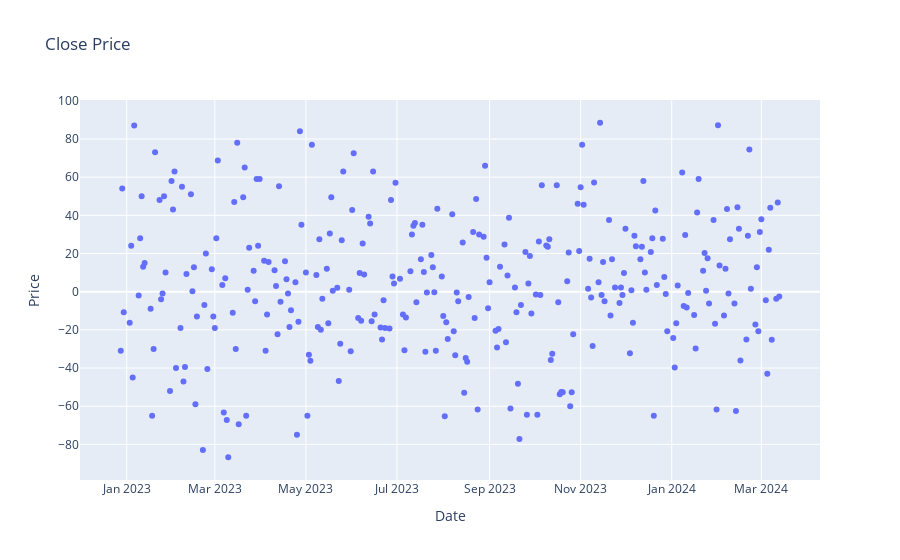

Notebook code for this chart:
### Code cell
# First order differencing
diff = series.diff().dropna()
fig = go.Figure()
fig.add_trace(go.Scatter(x=df['date'][1:], y=diff, name='close', mode='markers'))
fig.update_layout(title='Close Price', xaxis_title='Date', yaxis_title='Price')
fig.show()

### Figure 1 — Plotly figure (JSON) as saved in the notebook; plotly's stock layout.template omitted (floating-point values rounded to 4 significant figures; data arrays with more than 128 entries replaced by an {"elided": "..."} marker saying what was removed)
{"data": [{"mode": "markers", "name": "close", "type": "scatter", "x": {"elided": "303 str values"}, "y": {"elided": "303 float values"}}], "layout": {"title": {"text": "Close Price"}, "xaxis": {"title": {"text": "Date"}}, "yaxis": {"title": {"text": "Price"}}}}
